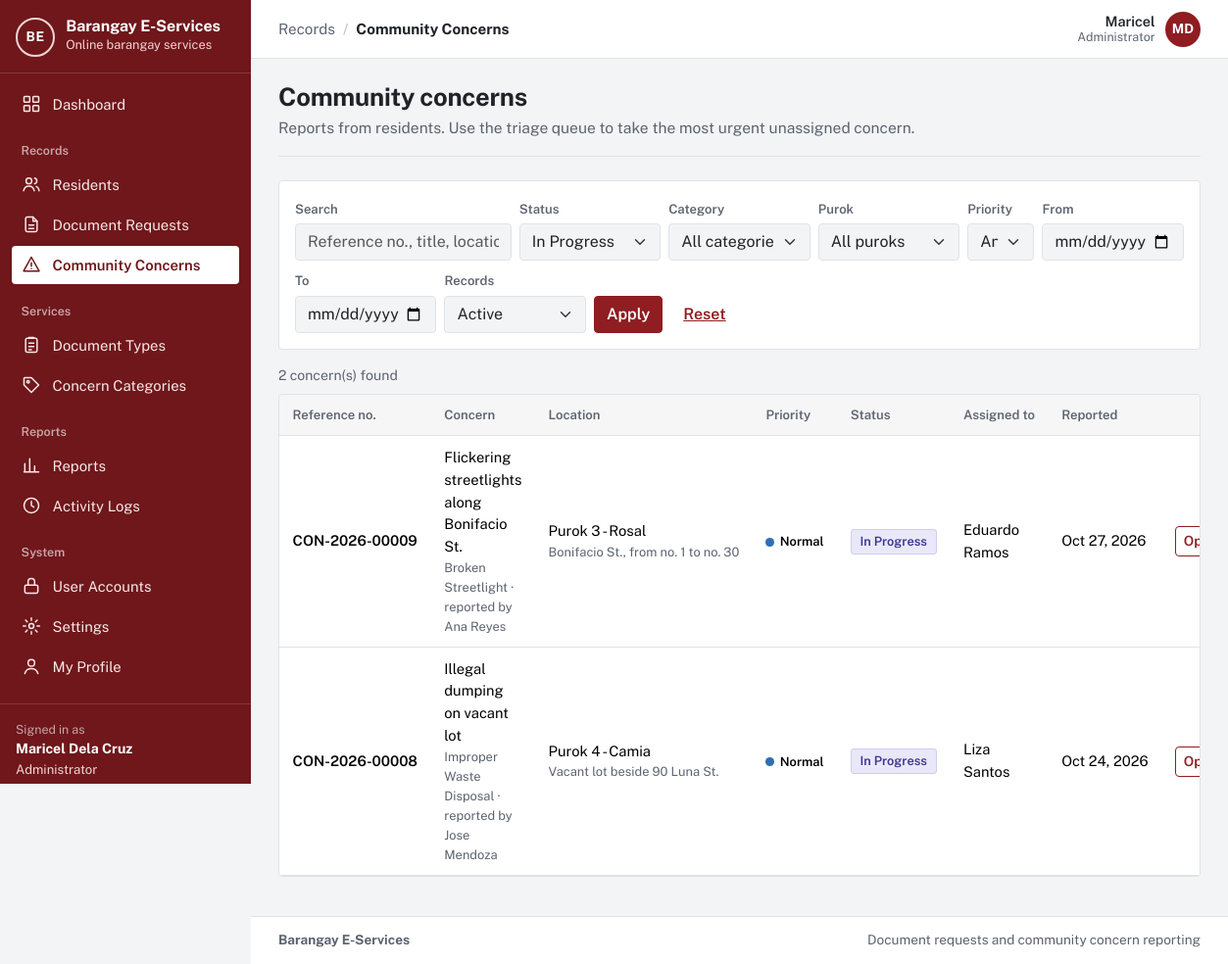
Before: /concerns.php?status=In+Progress (signed in) with the older database file.
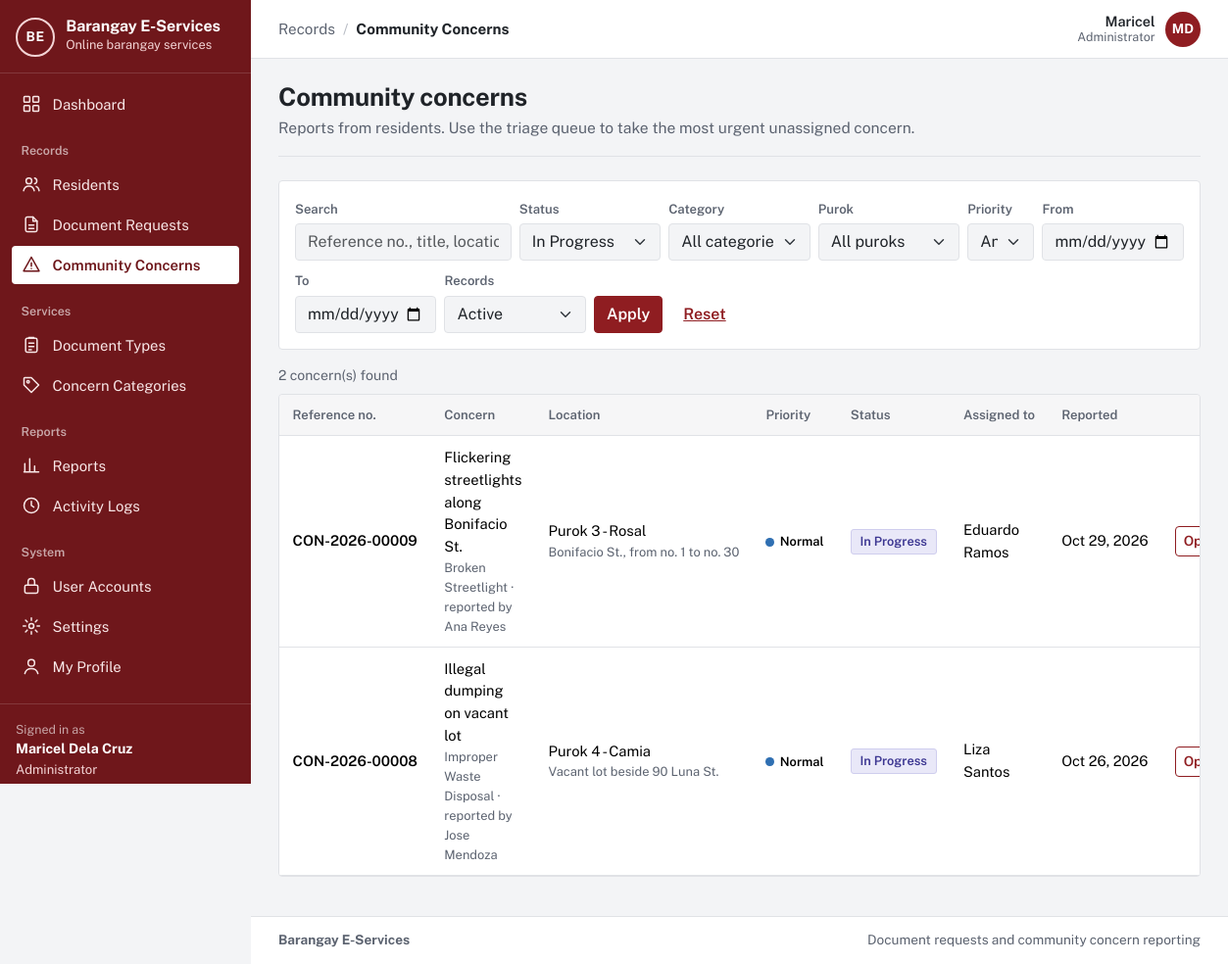
After: the same page with the newer database file.
### tables this page shows
CREATE TABLE `concerns` (
  `concern_id` int(10) unsigned NOT NULL AUTO_INCREMENT,
  `reference_no` varchar(20) DEFAULT NULL,
  `resident_id` int(10) unsigned NOT NULL,
  `category_id` smallint(5) unsigned NOT NULL,
  `purok_id` smallint(5) unsigned NOT NULL,
  `title` varchar(120) NOT NULL,
  `description` text NOT NULL,
  `location` varchar(200) NOT NULL,
  `priority` tinyint(3) unsigned NOT NULL,
  `status` enum('Submitted','Under Review','Assigned','In Progress','Resolved','Closed','Rejected','Withdrawn') NOT NULL DEFAULT 'Submitted',
  `assigned_to` int(10) unsigned DEFAULT NULL,
  `resolution` varchar(1000) DEFAULT NULL,
  `is_archived` tinyint(1) NOT NULL DEFAULT 0,
  `created_at` datetime NOT NULL DEFAULT current_timestamp(),
  `updated_at` datetime NOT NULL DEFAULT current_timestamp() ON UPDATE current_timestamp(),
  PRIMARY KEY (`concern_id`),
  UNIQUE KEY `reference_no` (`reference_no`),
  KEY `fk_c_resident` (`resident_id`),
  KEY `fk_c_category` (`category_id`),
  KEY `fk_c_purok` (`purok_id`),
  KEY `fk_c_assignee` (`assigned_to`),
  KEY `idx_c_status` (`status`),
  KEY `idx_c_created` (`created_at`),
  CONSTRAINT `fk_c_assignee` FOREIGN KEY (`assigned_to`) REFERENCES `users` (`user_id`) ON DELETE SET NULL,
  CONSTRAINT `fk_c_category` FOREIGN KEY (`category_id`) REFERENCES `concern_categories` (`category_id`),
  CONSTRAINT `fk_c_purok` FOREIGN KEY (`purok_id`) REFERENCES `puroks` (`purok_id`),
  CONSTRAINT `fk_c_resident` FOREIGN KEY (`resident_id`) REFERENCES `users` (`user_id`),
  CONSTRAINT `chk_c_priority` CHECK (`priority` between 1 and 4)
);

CREATE TABLE `concern_categories` (
  `category_id` smallint(5) unsigned NOT NULL AUTO_INCREMENT,
  `name` varchar(100) NOT NULL,
  `description` varchar(500) NOT NULL,
  `default_priority` tinyint(3) unsigned NOT NULL DEFAULT 2,
  `is_archived` tinyint(1) NOT NULL DEFAULT 0,
  `created_at` datetime NOT NULL DEFAULT current_timestamp(),
  `updated_at` datetime NOT NULL DEFAULT current_timestamp() ON UPDATE current_timestamp(),
  PRIMARY KEY (`category_id`),
  UNIQUE KEY `name` (`name`),
  CONSTRAINT `chk_cc_priority` CHECK (`default_priority` between 1 and 4)
);

CREATE TABLE `users` (
  `user_id` int(10) unsigned NOT NULL AUTO_INCREMENT,
  `role_id` tinyint(3) unsigned NOT NULL,
  `purok_id` smallint(5) unsigned DEFAULT NULL,
  `first_name` varchar(60) NOT NULL,
  `last_name` varchar(60) NOT NULL,
  `email` varchar(120) NOT NULL,
  `contact_no` varchar(13) DEFAULT NULL,
  `street_address` varchar(150) DEFAULT NULL,
  `password_hash` varchar(255) NOT NULL,
  `email_verified_at` datetime DEFAULT NULL,
  `is_active` tinyint(1) NOT NULL DEFAULT 1,
  `failed_logins` tinyint(3) unsigned NOT NULL DEFAULT 0,
  `locked_until` datetime DEFAULT NULL,
  `created_at` datetime NOT NULL DEFAULT current_timestamp(),
  `updated_at` datetime NOT NULL DEFAULT current_timestamp() ON UPDATE current_timestamp(),
  PRIMARY KEY (`user_id`),
  UNIQUE KEY `email` (`email`),
  KEY `fk_users_purok` (`purok_id`),
  KEY `idx_users_role` (`role_id`),
  CONSTRAINT `fk_users_purok` FOREIGN KEY (`purok_id`) REFERENCES `puroks` (`purok_id`) ON DELETE SET NULL,
  CONSTRAINT `fk_users_role` FOREIGN KEY (`role_id`) REFERENCES `roles` (`role_id`)
);

CREATE TABLE `puroks` (
  `purok_id` smallint(5) unsigned NOT NULL AUTO_INCREMENT,
  `purok_name` varchar(60) NOT NULL,
  PRIMARY KEY (`purok_id`),
  UNIQUE KEY `purok_name` (`purok_name`)
);

### app/lib/db.php (called while the page is built, shortened)
<?php
function db(): mysqli
{
    static $conn = null;
    if ($conn === null) {
        $conn = new mysqli(
            config('db.host'),
            config('db.user'),
            config('db.password'),
            config('db.name'),
            (int) config('db.port', 3306)
        );
        $conn->set_charset('utf8mb4');
        $conn->query("SET time_zone = '+08:00'");
    }
    return $conn;
}
function db_query(string $sql, array $params = []): mysqli_stmt
{
    $stmt = db()->prepare($sql);
    if ($params) {
        $types = '';
        foreach ($params as $p) {
            $types .= is_int($p) ? 'i' : (is_float($p) ? 'd' : 's');
        }
        $stmt->bind_param($types, ...array_values($params));
    }
    $stmt->execute();
    return $stmt;
}
function db_all(string $sql, array $params = []): array
{
    $result = db_query($sql, $params)->get_result();
    return $result ? $result->fetch_all(MYSQLI_ASSOC) : [];
}
function db_one(string $sql, array $params = []): ?array
{
    $result = db_query($sql, $params)->get_result();
    $row = $result ? $result->fetch_assoc() : null;
    return $row ?: null;
}
function db_value(string $sql, array $params = [])
{
    $row = db_one($sql, $params);
    return $row ? reset($row) : null;
}

### app/lib/auth.php (called while the page is built, shortened)
<?php
function current_user(bool $refresh = false): ?array
{
    static $user = false;
    if ($user !== false && !$refresh) {
        return $user;
    }
    $user = null;
    if (!empty($_SESSION['user_id'])) {
        $user = db_one(
            'SELECT u.user_id, u.first_name, u.last_name, u.email, u.contact_no, u.street_address, u.purok_id,
                    u.email_verified_at, u.is_active, u.created_at, r.role_key, r.role_name
               FROM users u JOIN roles r ON r.role_id = u.role_id
              WHERE u.user_id = ?',
            [(int) $_SESSION['user_id']]
        );
    }
    return $user;
}
function is_verified(?array $user = null): bool
{
    $user = $user ?? current_user();
    return $user !== null && !empty($user['email_verified_at']);
}
function require_login(bool $mustBeVerified = true): array
{
    $user = current_user();
    return $user;
}
function require_role(string ...$roles): array
{
    $user = require_login();
    return $user;
}

### app/lib/helpers.php (called while the page is built, shortened)
<?php
function e($value): string
{
    return htmlspecialchars((string) ($value ?? ''), ENT_QUOTES | ENT_SUBSTITUTE, 'UTF-8');
}
function base_path(): string
{
    static $base = null;
    if ($base === null) {
        $script = realpath($_SERVER['SCRIPT_FILENAME'] ?? '') ?: '';
        $root   = realpath(APP_ROOT) ?: APP_ROOT;
        $rel    = str_replace('\\', '/', substr($script, strlen($root)));
        $name   = str_replace('\\', '/', $_SERVER['SCRIPT_NAME'] ?? '');
        $base   = ($rel !== '' && str_ends_with($name, $rel)) ? substr($name, 0, -strlen($rel)) : '';
        $base   = rtrim($base, '/');
    }
    return $base;
}
function url(string $path = ''): string
{
    return base_path() . '/' . ltrim($path, '/');
}
function query_param(string $key, string $default = ''): string
{
    $value = $_GET[$key] ?? $default;
    return is_string($value) ? trim($value) : $default;
}
function format_date(?string $datetime, string $format = 'M j, Y'): string
{
    return $datetime ? date($format, strtotime($datetime)) : '—';
}
function full_name(array $row, string $prefix = ''): string
{
    return trim(($row[$prefix . 'first_name'] ?? '') . ' ' . ($row[$prefix . 'last_name'] ?? ''));
}
function paginate(int $total, int $perPage = 15): array
{
    $page = max(1, (int) ($_GET['page'] ?? 1));
    $totalPages = max(1, (int) ceil($total / $perPage));
    $page = min($page, $totalPages);
    return [$perPage, ($page - 1) * $perPage, $page, $totalPages];
}

### concerns.php (the view, shortened to what the changed rows need)
<?php
require __DIR__ . '/app/bootstrap.php';
$user = require_role(ROLE_RESIDENT, ROLE_STAFF, ROLE_ADMIN);
$isResident = $user['role_key'] === ROLE_RESIDENT;
$statuses = ['Submitted', 'Under Review', 'Assigned', 'In Progress', 'Resolved', 'Closed', 'Rejected', 'Withdrawn'];
$f = [
    'q'        => query_param('q'),
    'status'   => in_array(query_param('status'), $statuses, true) ? query_param('status') : '',
    'category' => ctype_digit(query_param('category')) ? query_param('category') : '',
    'purok'    => ctype_digit(query_param('purok')) ? query_param('purok') : '',
    'priority' => in_array(query_param('priority'), ['1', '2', '3', '4'], true) ? query_param('priority') : '',
    'from'     => preg_match('/^\d{4}-\d{2}-\d{2}$/', query_param('from')) ? query_param('from') : '',
    'to'       => preg_match('/^\d{4}-\d{2}-\d{2}$/', query_param('to')) ? query_param('to') : '',
    'mine'     => query_param('mine') === '1' ? '1' : '',
    'archived' => in_array(query_param('archived'), ['1', 'all'], true) ? query_param('archived') : '',
];
$where = [];
$params = [];
if ($isResident) {
    $where[] = 'c.resident_id = ?';
    $params[] = (int) $user['user_id'];
} elseif ($f['archived'] === '1') {
    $where[] = 'c.is_archived = 1';
} elseif ($f['archived'] === '') {
    $where[] = 'c.is_archived = 0';
}
if ($f['status'] !== '')   { $where[] = 'c.status = ?'; $params[] = $f['status']; }
$whereSql = $where ? 'WHERE ' . implode(' AND ', $where) : '';
$from = "FROM concerns c
         JOIN concern_categories cc ON cc.category_id = c.category_id
         JOIN puroks p ON p.purok_id = c.purok_id
         JOIN users u ON u.user_id = c.resident_id
         LEFT JOIN users a ON a.user_id = c.assigned_to $whereSql";
$total = (int) db_value("SELECT COUNT(*) $from", $params);
[$limit, $offset, $page, $pages] = paginate($total);
$rows = db_all(
    "SELECT c.concern_id, c.reference_no, c.title, c.location, c.priority, c.status, c.created_at, c.is_archived,
            cc.name AS category_name, p.purok_name, u.first_name, u.last_name,
            a.first_name AS a_first_name, a.last_name AS a_last_name
     $from ORDER BY c.created_at DESC, c.concern_id DESC LIMIT ? OFFSET ?",
    array_merge($params, [$limit, $offset])
);
$pageTitle = $isResident ? 'My community concerns' : 'Community concerns';
require APP_ROOT . '/app/views/header.php';
?>
<div class="page-head">
  <div>
    <h1><?= e($pageTitle) ?></h1>
  </div>
</div>
<div class="table-wrap">
  <?php if (!$rows): ?>
    <div class="empty">
      <p>No concerns match these filters.</p>
      <?php if ($isResident): ?><a class="btn btn-primary btn-sm" href="<?= e(url('resident/concern-form.php')) ?>">Report a concern</a><?php endif; ?>
    </div>
  <?php else: ?>
  <table class="table">
    <thead>
      <tr>
        <th scope="col">Reference no.</th>
        <th scope="col">Concern</th>
        <th scope="col">Location</th>
        <th scope="col">Priority</th>
        <th scope="col">Status</th>
        <?php if (!$isResident): ?><th scope="col">Assigned to</th><?php endif; ?>
        <th scope="col">Reported</th>
        <th scope="col"><span class="visually-hidden">Actions</span></th>
      </tr>
    </thead>
    <tbody>
    <?php foreach ($rows as $r): ?>
      <tr>
        <td class="ref"><?= e($r['reference_no']) ?></td>
        <td><?= e($r['title']) ?><div class="small text-muted"><?= e($r['category_name']) ?><?= $isResident ? '' : ' · reported by ' . e(full_name($r)) ?></div></td>
        <td><?= e($r['purok_name']) ?><div class="small text-muted text-truncate cell-clip"><?= e($r['location']) ?></div></td>
        <td><?= priority_badge((int) $r['priority']) ?></td>
        <td><?= status_badge($r['status']) ?><?= $r['is_archived'] ? ' <span class="status status-muted">Archived</span>' : '' ?></td>
        <?php if (!$isResident): ?><td><?= $r['a_first_name'] ? e(full_name($r, 'a_')) : '<span class="text-muted">Unassigned</span>' ?></td><?php endif; ?>
        <td class="nowrap"><?= e(format_date($r['created_at'])) ?></td>
        <td class="text-end"><a class="btn btn-sm btn-outline-primary" href="<?= e(url('concern.php?id=' . (int) $r['concern_id'])) ?>">Open<span class="visually-hidden"> <?= e($r['reference_no']) ?></span></a></td>
      </tr>
    <?php endforeach; ?>
    </tbody>
  </table>
  <?php endif; ?>
</div>
<?php require APP_ROOT . '/app/views/footer.php'; ?>

### app/lib/workflow.php (shortened to what the changed rows need)
<?php
function status_badge(string $status): string
{
    $tone = match ($status) {
        'Pending', 'Submitted'                    => 'waiting',
        'Under Review', 'Assigned'                => 'review',
        'Approved', 'Processing', 'In Progress'   => 'active',
        'Ready for Pickup', 'Resolved'            => 'ready',
        'Released', 'Closed'                      => 'done',
        'Rejected'                                => 'stopped',
        'Cancelled', 'Withdrawn'                  => 'muted',
        default                                   => 'muted',
    };
    return '<span class="status status-' . $tone . '">' . e($status) . '</span>';
}
function priority_badge(int $priority): string
{
    return '<span class="prio prio-' . $priority . '">' . e(PRIORITY_LABELS[$priority] ?? '?') . '</span>';
}

Changed rows visible on the page:
changed concerns "Flickering streetlights along Bonifacio St.": created_at "Oct 27, 2026" → "Oct 29, 2026"
changed concerns "Illegal dumping on vacant lot": created_at "Oct 24, 2026" → "Oct 26, 2026"
